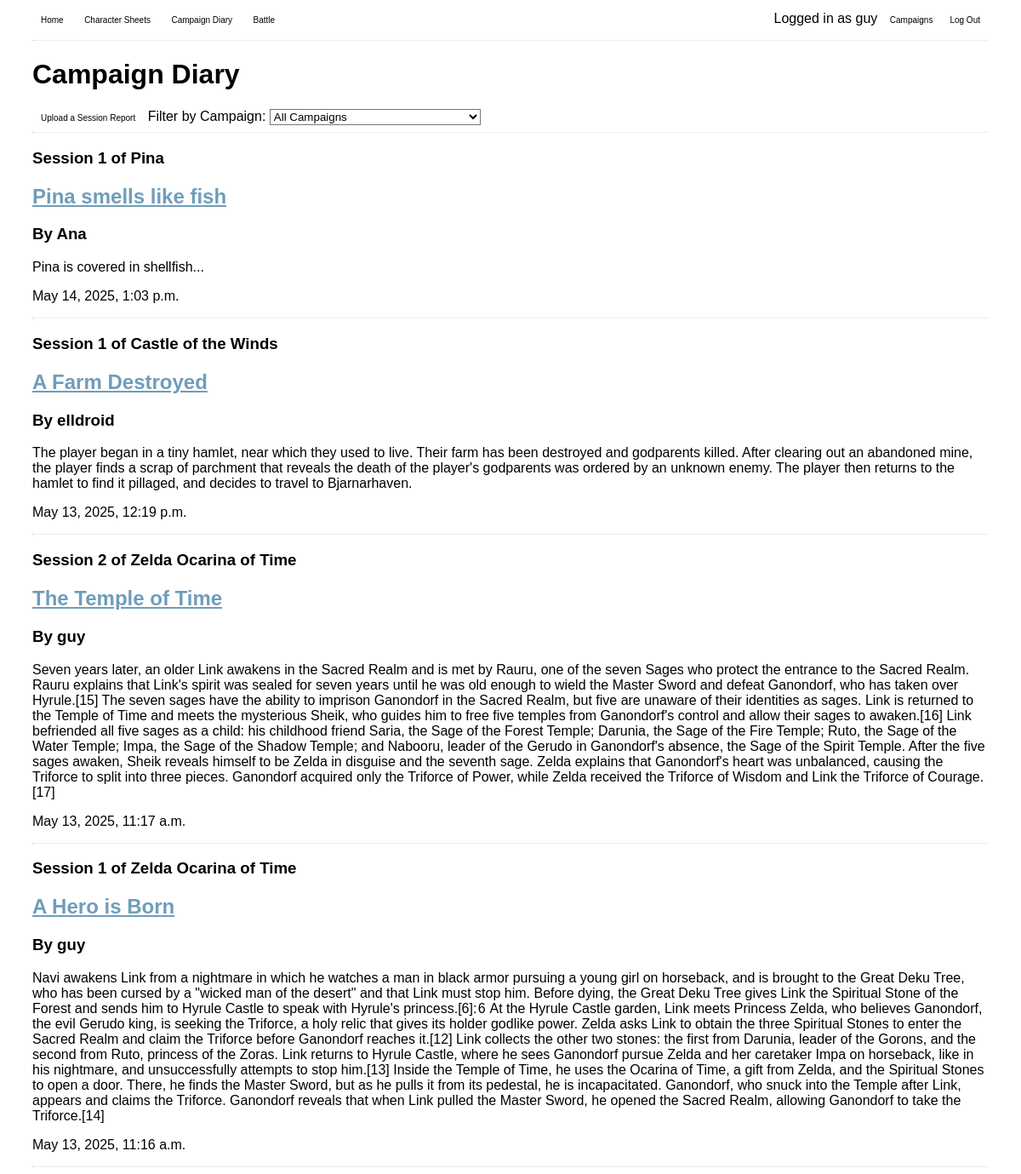
Page /blog/ (signed in) on the committed database.
### blog/models.py (models this page shows, shortened)
class Post(models.Model):
    title = models.CharField(max_length=200)
    author = models.ForeignKey('auth.User', on_delete=models.CASCADE,)
    campaign = models.ForeignKey(Campaign, on_delete=models.CASCADE)
    session = models.SmallIntegerField()
    text = models.TextField()
    date = models.DateTimeField(auto_now_add=True)

### accounts/models.py (models this page shows, shortened)
class Campaign(models.Model):
    name = models.CharField(max_length = 50)
    system = models.CharField(max_length=50)
    premise = models.TextField()
    key = models.CharField(max_length=50, default=generate_random_key, unique=True)
    users = models.ManyToManyField(User, related_name='campaigns')
    host = models.ForeignKey(User, on_delete=models.CASCADE, related_name='hosted_campaigns')
    def __str__(self):
        return self.name
    class Meta:
        db_table = 'blog_campaign'

### blog/views.py (the view)
# urls.py: path("", CampaignDiaryView.as_view(), name="Campaign Diary"),
class CampaignDiaryView(ListView):
    model = Post
    template_name = "campaign_diary.html"
    ordering = ['-date']
    def get_queryset(self):
        queryset = super().get_queryset()
        campaign_id = self.request.GET.get('campaign')
        if campaign_id:
            queryset = queryset.filter(campaign__id=campaign_id)
        return queryset
    def get_context_data(self, **kwargs):
        context = super().get_context_data(**kwargs)
        context['campaigns'] = Campaign.objects.filter(
            Q(users=self.request.user) | Q(host=self.request.user)
        ).distinct()
        context['selected_campaign'] = self.request.GET.get('campaign', '')
        return context

### blog/templates/campaign_diary.html (shortened to what this page needs)
<!DOCTYPE html>
<html>
    <head>
    </head>
    <body>
        {% extends "base.html" %}
        {% block content %}
        <div>
            <h1>Campaign Diary</h1>
            <form method="get">
                <a href="{% url 'Upload Session Report' %}" class="button">Upload a Session Report</a>
                <label>Filter by Campaign: </label>
                <select name="campaign" onchange="this.form.submit()">
                    <option value="">All Campaigns</option>
                </select>
            </form>
            <hr>
        </div>
        {% for post in post_list %}
        <div class="post-entry">
            <h3>Session {{ post.session }} of {{ post.campaign }}</h3>
            <a href="{% url 'Individual Post' post.pk %}"><h2>{{ post.title }}</h2></a>
            <h3>By {{ post.author }}</h3>
            <p>{{ post.text }}</p>
            <p>{{ post.date }}</p>
            <hr>
        </div>
        {% endfor %}
        {% endblock %}

### templates/base.html (shortened to what this page needs)
<head>
    {% load static %}
    <link rel="stylesheet" type="text/css" href='/static/css/style.css'>
</head>
<header>
    <a href="{% url 'Home Page' %}" class="button">Home</a>
    <a href="{% url 'Character Sheets' %}"><button>Character Sheets</button></a>
    <a href="{% url 'Campaign Diary' %}"><button>Campaign Diary</button></a>
    <a href="{% url 'Battle' %}"><button>Battle</button></a>
    <span class="float_right">
        {% if user.is_authenticated %}
        <div>
            Logged in as {{ user.username }}
            <a href="{% url 'Campaigns' %}"><button>Campaigns</button></a>
            <form action="{% url 'logout' %}" method="post" style="display: inline;">
                <button class="float_right" type="submit">Log Out</button>
            </form>
            {% else %}
            <a href="{% url 'Sign Up' %}"><button>Sign Up</button></a>
            <a href="{% url 'Account' %}"><button>Log In</button></a>
            {% endif %}
        </div>
    </span>
    <hr>
</header>
{% block content %}
{% endblock %}

### static/css/style.css (style rules this page uses)
.float_right { float: right; text-align: right; }
body { font-family: 'Trebuchet MS', 'Lucida Sans Unicode', 'Lucida Grande', 'Lucida Sans', Arial, sans-serif; padding-left: 2.5%; padding-right: 2.5%; }
button, a.button { padding: 10px; border-radius: 50px; background-color: white; border: none; transition-duration: 0.5s; text-decoration: none; color: black; font-family:Verdana, Geneva, Tahoma, sans-serif; font-size:x-small; }
select { background-color: white; }
hr { border-top: rgb(235, 241, 245); }
a { color: rgb(111, 157, 187); }

### rows in the picture
Post: session "1", campaign "Pina", title "Pina smells like fish", author "Ana", text "Pina is covered in shellfish...", date "May 14, 2025, 1:03 p.m."
Post: session "1", campaign "Castle of the Winds", title "A Farm Destroyed", author "elldroid", text "The player began in a tiny hamlet, near which they used to live. Their farm has been destroyed and godparents killed. After clearing out an abandoned mine, the player finds a scrap of parchment that reveals the death of the player's godparents was ordered by an unknown enemy. The player then returns to the hamlet to find it pillaged, and decides to travel to Bjarnarhaven.", date "May 13, 2025, 12:19 p.m."
Post: session "2", campaign "Zelda Ocarina of Time", title "The Temple of Time", author "guy", text "Seven years later, an older Link awakens in the Sacred Realm and is met by Rauru, one of the seven Sages who protect the entrance to the Sacred Realm. Rauru explains that Link's spirit was sealed for seven years until he was old enough to wield the Master Sword and defeat Ganondorf, who has taken over Hyrule.[15] The seven sages have the ability to imprison Ganondorf in the Sacred Realm, but five are unaware of their identities as sages. Link is returned to the Temple of Time and meets the mysterious Sheik, who guides him to free five temples from Ganondorf's control and allow their sages to awaken.[16] Link befriended all five sages as a child: his childhood friend Saria, the Sage of the…", date "May 13, 2025, 11:17 a.m."
Post: session "1", campaign "Zelda Ocarina of Time", title "A Hero is Born", author "guy", text "Navi awakens Link from a nightmare in which he watches a man in black armor pursuing a young girl on horseback, and is brought to the Great Deku Tree, who has been cursed by a \"wicked man of the desert\" and that Link must stop him. Before dying, the Great Deku Tree gives Link the Spiritual Stone of the Forest and sends him to Hyrule Castle to speak with Hyrule's princess.[6]: 6 At the Hyrule Castle garden, Link meets Princess Zelda, who believes Ganondorf, the evil Gerudo king, is seeking the Triforce, a holy relic that gives its holder godlike power. Zelda asks Link to obtain the three Spiritual Stones to enter the Sacred Realm and claim the Triforce before Ganondorf reaches it.[12] Link…", date "May 13, 2025, 11:16 a.m."

### other values in the picture
{{ user.username }} "guy"
